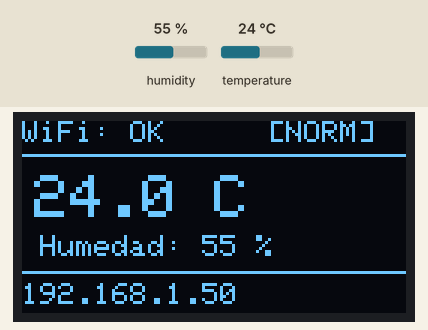
Simulated run of this program. Board: ESP32. On the bench: 128×64 one-colour display. Inputs (shaded band) come from the test bench; at power-on: temperature 24 °C, humidity 55 %. WiFi joins after 1.5 s; servers stay silent unless stated; web services answer with replies made up by the test bench; what the program prints to the serial monitor is not drawn.

Above: at 2.2 s.
2.3 s: temperature set to 28 °C
At 7.5 s:
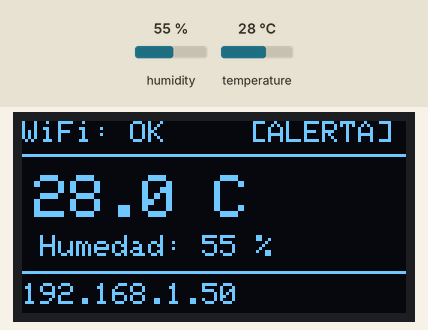
7.9 s: temperature set to 25 °C
At 11.8 s:
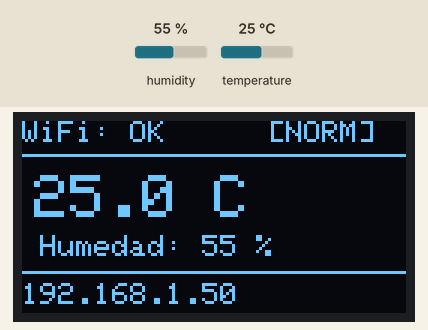
12.9 s: humidity set to 22 %
At 14.8 s:
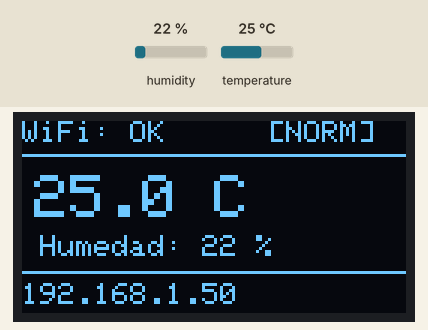
17.9 s: humidity set to 40 %
At 19.1 s:
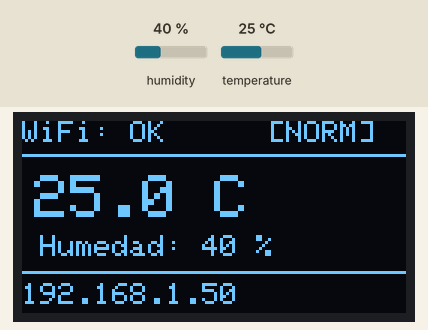
Timing chart, 0 to 20.9 s (numbered marks = the images above; inputs shaded):
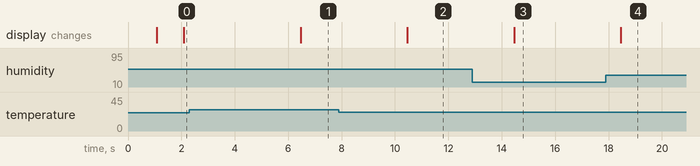

The program:

main.cpp
```cpp
/**
 * ============================================================================
 * PROYECTO: Sistema de Monitoreo Térmico con Notificaciones Multiplataforma
 * PLATAFORMA: ESP32 (Framework Arduino / PlatformIO)
 * SERVICIOS: Telegram Bot API + CallMeBot (WhatsApp API)
 * PERIFÉRICOS:
 *   - Sensor: DHT11 (Temperatura / Humedad) vía GPIO 32
 *   - Pantalla Activa: OLED 0.96" 128x64 I2C (SSD1306) vía GPIO 21 (SDA) y GPIO 22 (SCL)
 *   - Pantalla Inactiva (Backup): LCD 1602 con PCF8574 (Código preservado en comentarios)
 * ============================================================================
 *
 * DESCRIPCIÓN:
 * Firmware para el monitoreo continuo de magnitudes termohigrométricas mediante
 * sensor DHT11 y despliegue gráfico local en pantalla OLED monocromática de 0.96"
 * (controlador SSD1306, 128x64 px). Incorpora máquina de estados para disparo
 * secuencial de alertas hacia Telegram y WhatsApp con histéresis de seguridad.
 *
 * Toda la arquitectura de temporización y refresco de pantalla opera bajo un
 * esquema no bloqueante con millis() para no interferir con las tareas del ESP32.
 * ============================================================================
 */

// Inclusión de librerías esenciales del core de ESP32 y periféricos
#include <Arduino.h>
#include <WiFi.h>             // Gestión del stack TCP/IP y conectividad Wi-Fi STA
#include <WiFiClientSecure.h> // Cliente TLS/SSL para conexiones cifradas HTTPS
#include <HTTPClient.h>       // Manejador simplificado de peticiones cliente HTTP/HTTPS
#include <UrlEncode.h>        // Codificación de caracteres especiales según RFC 3986
#include <DHT.h>              // Librería Adafruit para adquisición de datos DHT
#include <Wire.h>             // Driver del bus serie síncrono I2C (Two-Wire Interface)

// ============================================================================
// SELECTOR DE PANTALLA: 1 = OLED SSD1306 128x64 | 0 = LCD 1602 I2C (PCF8574)
// ============================================================================
#define USE_OLED 1

#if USE_OLED
#include <Adafruit_GFX.h>     // Primitivas gráficas del ecosistema Adafruit
#include <Adafruit_SSD1306.h> // Controlador de hardware para paneles OLED SSD1306
#else
#include <LiquidCrystal_I2C.h> // Controlador para pantallas LCD basadas en HD44780 + PCF8574
#endif

#include "secrets.h" // Credenciales de red (SSID/PASS) y tokens privados

// ============================================================================
// DEFINICIONES DE HARDWARE Y ASIGNACIÓN DE PINES (GPIO)
// ============================================================================
#define DHTPIN 32      // Pin GPIO asignado al bus digital 1-Wire del DHT11
#define DHTTYPE DHT11  // Transductor específico seleccionado
#define I2C_SDA_PIN 21 // Pin GPIO asignado a la línea de datos serie I2C
#define I2C_SCL_PIN 22 // Pin GPIO asignado a la línea de reloj serie I2C

#if USE_OLED
#define SCREEN_WIDTH 128   // Ancho del panel OLED en píxeles
#define SCREEN_HEIGHT 64   // Alto del panel OLED en píxeles
#define OLED_RESET -1      // Reset compartido con el ESP32 (-1 indica que no hay pin dedicado)
#define OLED_I2C_ADDR 0x3C // Dirección I2C de 7 bits (0x78 en escritura de 8 bits equivale a 0x3C)
#else
#define LCD_I2C_ADDR 0x27 // Dirección física del módulo expansor PCF8574
#define LCD_COLUMNS 16    // Capacidad horizontal del display (caracteres)
#define LCD_ROWS 2        // Capacidad vertical del display (líneas)
#endif

// ============================================================================
// PARÁMETROS OPERATIVOS Y CONTROL DE TIEMPOS (MILLIS)
// ============================================================================
#define TEMP_LIMIT 27               // Umbral superior de temperatura en °C para disparo de alarma
#define TEMP_RESET (TEMP_LIMIT - 1) // Umbral inferior con histéresis de 1 °C para rearme
#define COOLDOWN_MS 15000           // Ventana de enfriamiento entre reintentos de notificación remota
#define WIFI_RETRY_MS 10000         // Intervalo de comprobación e intento de reconexión Wi-Fi
#define SENSOR_INTERVAL_MS 2000     // Período de muestreo del sensor DHT11 (físicamente >= 1-2 s)
#define DISPLAY_INTERVAL_MS 1000    // Cadencia de refresco visual en la pantalla OLED

// ============================================================================
// PARÁMETROS DEL SERVICIO TELEGRAM BOT API
// ============================================================================
const char *telegramHost = "api.telegram.org"; // Host del API REST oficial de Telegram
const int httpsPort = 443;                     // Puerto estándar para transporte seguro HTTPS

// ============================================================================
// INSTANCIACIÓN DE OBJETOS GLOBALES Y VARIABLES DE ESTADO
// ============================================================================
DHT dht(DHTPIN, DHTTYPE);                                                 // Instancia del transductor DHT11
WiFiClientSecure secureClient;                                            // Cliente TLS/SSL reutilizable para peticiones seguras

#if USE_OLED
Adafruit_SSD1306 display(SCREEN_WIDTH, SCREEN_HEIGHT, &Wire, OLED_RESET); // Instancia del panel OLED SSD1306
#else
LiquidCrystal_I2C lcd(LCD_I2C_ADDR, LCD_COLUMNS, LCD_ROWS);
#endif

// Timers para la gestión no bloqueante de tareas
unsigned long lastWifiAttempt = 0;   // Marca de tiempo del último intento de enlace Wi-Fi
unsigned long lastAlertAttempt = 0;  // Marca de tiempo del último despacho de notificación remota
unsigned long lastSensorRead = 0;    // Marca de tiempo de la última adquisición del sensor
unsigned long lastDisplayUpdate = 0; // Marca de tiempo de la última actualización gráfica

// Banderas de control de estado
bool wifiWasConnected = false;  // Registro de estado para detección de flancos en la conexión
bool hasAlertAttempted = false; // Bandera indicativa de al menos un intento de despacho
bool alarmActive = false;       // Bandera de enclavamiento del estado de alarma térmica
bool telegramAlertSent = false; // Bandera de acuse de recibo de la alerta de Telegram
bool whatsAppAlertSent = false; // Bandera de acuse de recibo de la alerta de WhatsApp

// Variables para almacenamiento en memoria de la última telemetría válida
float currentTemp = NAN;     // Última temperatura adquirida (°C)
float currentHumidity = NAN; // Última humedad relativa adquirida (%RH)

/**
 * @brief Transmite un mensaje con formato Markdown hacia la API de Telegram y procesa el código de respuesta HTTP.
 *
 * @param temperature Valor numérico de temperatura reportado.
 * @return true Si el servidor remoto respondió con código HTTP 200 (OK).
 * @return false En caso de falla de socket, timeout o código HTTP divergente de 200.
 */
bool sendTelegramAlert(float temperature)
{
  Serial.println("[Telegram] Iniciando despacho de notificación...");

  // Construcción de la carga útil del mensaje
  String message = "⚠️ *¡Alerta de Temperatura!*\n";
  message += "Dispositivo: Nodo Sala\n";
  message += "Valor Medido: " + String(temperature, 1) + "°C\n";
  message += "Límite Excedido: " + String(TEMP_LIMIT) + "°C\n";
  message += "Ubicación: Sala";

  // Formateo del URI y serialización URL-encoded para los parámetros
  String url = "https://" + String(telegramHost) + "/bot" + botToken + "/sendMessage";
  String payload = "chat_id=" + String(chatId) + "&text=" + urlEncode(message) + "&parse_mode=Markdown";

  HTTPClient http;
  http.setTimeout(5000); // Límite de espera de 5 segundos

  if (!http.begin(secureClient, url))
  {
    Serial.println("[Telegram] ERROR: No fue posible configurar el canal seguro con el host.");
    return false;
  }

  http.addHeader("Content-Type", "application/x-www-form-urlencoded");
  int httpCode = http.POST(payload);
  bool success = (httpCode == HTTP_CODE_OK);

  if (success)
  {
    Serial.println("[Telegram] Mensaje procesado exitosamente por la plataforma (HTTP 200).");
  }
  else
  {
    Serial.printf("[Telegram] Falla en la solicitud POST. Código de estado devuelto: %d\n", httpCode);
  }

  http.end(); // Liberación explícita de buffers y sockets asociados
  return success;
}

/**
 * @brief Envía una petición HTTPS GET al endpoint de CallMeBot para su posterior enrutamiento a WhatsApp.
 *
 * @param temperature Lectura térmica actual para su reporte en el cuerpo del mensaje.
 * @return true Si la pasarela remota aceptó la transacción devolviendo HTTP 200.
 * @return false Ante excepciones de conexión o denegación por parte de la pasarela.
 */
bool sendWhatsAppAlert(float temperature)
{
  Serial.println("[WhatsApp] Preparando invocación hacia la pasarela CallMeBot...");

  // Formulación del texto base
  String message = "⚠️ ¡Alerta de Temperatura!\n";
  message += "Dispositivo: Nodo Sala\n";
  message += "Valor: " + String(temperature, 1) + "°C\n";
  message += "Límite Excedido: " + String(TEMP_LIMIT) + "°C";

  // Estructuración de la URI codificada
  String url = "https://api.callmebot.com/whatsapp.php?phone=" + phoneNumber +
               "&text=" + urlEncode(message) +
               "&apikey=" + apiKey;

  HTTPClient http;
  WiFiClientSecure client;
  http.setTimeout(5000);

  // Desactivación de validación CA para optimización de memoria RAM y velocidad de enlace
  client.setInsecure();

  if (http.begin(client, url))
  {
    int httpCode = http.GET();

    if (httpCode == HTTP_CODE_OK || httpCode == 200)
    {
      Serial.println("[WhatsApp] Notificación recibida y aceptada por el gateway.");
      http.end();
      return true;
    }
    else
    {
      Serial.printf("[WhatsApp] Error en la transacción HTTP GET. Código: %d\n", httpCode);
    }

    http.end();
  }
  else
  {
    Serial.println("[WhatsApp] ERROR: No fue posible aperturar el socket hacia CallMeBot.");
  }

  return false;
}

/**
 * @brief Renderiza el cuadro de telemetría y estado en la pantalla OLED de 128x64 píxeles.
 *
 * Distribución del lienzo:
 *   - Encabezado: Barra superior con estado Wi-Fi y Alarma.
 *   - Zona central: Lectura destacada de Temperatura y Humedad.
 *   - Pie de pantalla: IP asignada o indicador de desconexión.
 *
 * @param temp Valor instantáneo de temperatura (°C).
 * @param hum Valor instantáneo de humedad relativa (%).
 */
#if USE_OLED
void updateOLED(float temp, float hum)
{
  display.clearDisplay();
  display.setTextColor(SSD1306_WHITE);

  // --- 1. Encabezado de Estado (Y: 0 a 10) ---
  display.setTextSize(1);
  display.setCursor(0, 0);
  if (WiFi.status() == WL_CONNECTED)
  {
    display.print("WiFi: OK");
  }
  else
  {
    display.print("WiFi: --");
  }

  // Indicador de Alarma alineado a la derecha
  if (alarmActive)
  {
    display.setCursor(76, 0);
    display.print("[ALERTA]");
  }
  else
  {
    display.setCursor(82, 0);
    display.print("[NORM]");
  }

  // Línea divisoria horizontal decorativa
  display.drawFastHLine(0, 11, SCREEN_WIDTH, SSD1306_WHITE);

  // --- 2. Despliegue de Variables (Y: 16 a 44) ---
  if (isnan(temp) || isnan(hum))
  {
    display.setTextSize(1);
    display.setCursor(18, 25);
    display.print("ERROR EN SENSOR");
  }
  else
  {
    // Temperatura en fuente aumentada
    display.setTextSize(2);
    display.setCursor(4, 18);
    display.printf("%4.1f C", temp);

    // Humedad relativa
    display.setTextSize(1);
    display.setCursor(6, 38);
    display.printf("Humedad: %.0f %%", hum);
  }

  // Línea divisoria inferior
  display.drawFastHLine(0, 50, SCREEN_WIDTH, SSD1306_WHITE);

  // --- 3. Barra de Información Inferior (Y: 54) ---
  display.setTextSize(1);
  display.setCursor(0, 54);
  if (WiFi.status() == WL_CONNECTED)
  {
    display.print(WiFi.localIP().toString());
  }
  else
  {
    display.print("Sin IP asignada");
  }

  // Transferencia de memoria de video (framebuffer) al controlador SSD1306 vía I2C
  display.display();
}
#else
void updateLCD(float temp, float hum)
{
  char line0[17];
  char line1[17];

  // Línea 0: Despliegue de variables de proceso
  if (isnan(temp) || isnan(hum))
  {
    snprintf(line0, sizeof(line0), "Sensor: ERROR   ");
  }
  else
  {
    snprintf(line0, sizeof(line0), "T:%4.1fC  H:%3.0f%%", temp, hum);
  }

  // Línea 1: Despliegue de estado de conectividad e indicación de alarma
  const char *wifiState = (WiFi.status() == WL_CONNECTED) ? "NET:OK" : "NET:--";
  const char *alarmState = alarmActive ? "ALARM!" : "NORM  ";
  snprintf(line1, sizeof(line1), "%-6s  %-7s", wifiState, alarmState);

  lcd.setCursor(0, 0);
  lcd.print(line0);
  lcd.setCursor(0, 1);
  lcd.print(line1);
}
#endif

// ============================================================================
// CONFIGURACIÓN INICIAL DEL SISTEMA (SETUP)
// ============================================================================
void setup()
{
  // Inicialización de la consola serie para trazabilidad y depuración de eventos
  Serial.begin(115200);

  // Configuración del bus serie I2C
  Wire.begin(I2C_SDA_PIN, I2C_SCL_PIN);

#if USE_OLED
  // Inicialización del panel OLED SSD1306 con bomba de carga interna habilitada (SSD1306_SWITCHCAPVCC)
  if (!display.begin(SSD1306_SWITCHCAPVCC, OLED_I2C_ADDR))
  {
    Serial.println("[ERROR] No se detectó la pantalla OLED SSD1306 en la dirección I2C configurada.");
  }
  else
  {
    display.clearDisplay();
    display.setTextColor(SSD1306_WHITE);
    display.setTextSize(1);
    display.setCursor(10, 20);
    display.print("Iniciando nodo...");
    display.setCursor(10, 36);
    display.print("Sensor DHT11 / WiFi");
    display.display();
  }
#else
  lcd.init();
  lcd.backlight();
  lcd.clear();
  lcd.setCursor(0, 0);
  lcd.print("Iniciando nodo..");
#endif

  // Arranque del circuito de muestreo del DHT11
  dht.begin();

  // Inicialización del subsistema Wi-Fi en modo Estación (STA)
  WiFi.mode(WIFI_STA);
  WiFi.begin(WIFI_SSID, WIFI_PASS);
  lastWifiAttempt = millis();
  Serial.println("Conexión Wi-Fi iniciada; el monitoreo local continuará de forma concurrente.");

  // Exención de verificación criptográfica de certificados en el cliente global de Telegram
  secureClient.setInsecure();

  // Breve retardo inicial de establecimiento eléctrico y estabilización del sensor
  delay(1000);
}

// ============================================================================
// CICLO PRINCIPAL DE EJECUCIÓN (LOOP)
// ============================================================================
void loop()
{
  // Captura del tiempo transcurrido desde el reinicio del microcontrolador
  unsigned long now = millis();

  // --------------------------------------------------------------------------
  // TAREA 1: MÁQUINA DE ESTADOS Y CONTROL DE CONECTIVIDAD WI-FI (NO BLOQUEANTE)
  // --------------------------------------------------------------------------
  if (WiFi.status() == WL_CONNECTED)
  {
    if (!wifiWasConnected)
    {
      Serial.println("--- Conexión Wi-Fi establecida ---");
      Serial.print("Dirección IP asignada por DHCP: ");
      Serial.println(WiFi.localIP());
    }
    wifiWasConnected = true;
  }
  else
  {
    wifiWasConnected = false;
    // Si la interfaz pierde enlace, reintenta respetando el intervalo de guarda
    if (now - lastWifiAttempt >= WIFI_RETRY_MS)
    {
      Serial.println("Wi-Fi desconectado; solicitando reconexión a la capa de red...");
      WiFi.reconnect();
      lastWifiAttempt = now;
    }
  }

  // --------------------------------------------------------------------------
  // TAREA 2: ADQUISICIÓN DE DATOS Y GESTIÓN DE ALARMAS TÉRMICAS
  // --------------------------------------------------------------------------
  if (now - lastSensorRead >= SENSOR_INTERVAL_MS)
  {
    lastSensorRead = now;

    // Lectura de magnitudes físicas
    currentTemp = dht.readTemperature();
    currentHumidity = dht.readHumidity();

    if (!isnan(currentTemp))
    {
      // Telemetría hacia consola serie
      Serial.printf("Telemetría -> T: %.1f °C | H: %.1f %%\n", currentTemp, currentHumidity);

      // Comprobación de histéresis: si baja por debajo de TEMP_RESET, se reactiva la capacidad de alerta
      if (currentTemp <= TEMP_RESET && alarmActive)
      {
        Serial.println("Temperatura normalizada por debajo de la histéresis. Alarma rearmada.");
        alarmActive = false;
        telegramAlertSent = false;
        whatsAppAlertSent = false;
        hasAlertAttempted = false;
      }

      // Evaluación del umbral crítico superior
      if (currentTemp >= TEMP_LIMIT)
      {
        if (!alarmActive)
        {
          Serial.println("\n[ALERTA] Umbral crítico alcanzado. Activando secuencia de despacho.");
          alarmActive = true;
        }

        // Validación de condiciones de reintento para el envío de paquetes remotos
        bool retryReady = !hasAlertAttempted || (now - lastAlertAttempt >= COOLDOWN_MS);

        if (WiFi.status() == WL_CONNECTED && retryReady && (!telegramAlertSent || !whatsAppAlertSent))
        {
          // Despacho secuencial con validación de banderas independientes
          if (!telegramAlertSent)
          {
            telegramAlertSent = sendTelegramAlert(currentTemp);
          }
          if (!whatsAppAlertSent)
          {
            whatsAppAlertSent = sendWhatsAppAlert(currentTemp);
          }

          lastAlertAttempt = millis();
          hasAlertAttempted = true;
        }
      }
    }
    else
    {
      Serial.println("[ERROR] Falla de suma de comprobación o desconexión en el bus del DHT11.");
    }
  }

  // --------------------------------------------------------------------------
  // TAREA 3: ACTUALIZACIÓN PERIÓDICA DEL DISPLAY OLED (128x64)
  // --------------------------------------------------------------------------
  if (now - lastDisplayUpdate >= DISPLAY_INTERVAL_MS)
  {
    lastDisplayUpdate = now;
#if USE_OLED
    updateOLED(currentTemp, currentHumidity);
#else
    updateLCD(currentTemp, currentHumidity);
#endif
  }
}
```

secrets.example.h
```cpp
#pragma once

#include <Arduino.h>

const char *WIFI_SSID = "YOUR_WIFI_SSID";
const char *WIFI_PASS = "YOUR_WIFI_PASSWORD";

const char *botToken = "YOUR_TELEGRAM_BOT_TOKEN";
const char *chatId = "YOUR_TELEGRAM_CHAT_ID";

const String phoneNumber = "YOUR_PHONE_NUMBER_IN_INTERNATIONAL_FORMAT";
const String apiKey = "YOUR_CALLMEBOT_API_KEY";
```

Measured:
- the behaviour switches between 27 and 26 °C on temperature (found by bisection; images 1 and 2)
- after the input at 2.3 s, the display: changes after 4.2 s (image 1)
- after the input at 7.9 s, the display: changes after 2.6 s (image 2)
- after the input at 12.9 s, the display: changes after 1.6 s (image 3)
- after the input at 17.9 s, the display: changes after 0.57 s (image 4)
